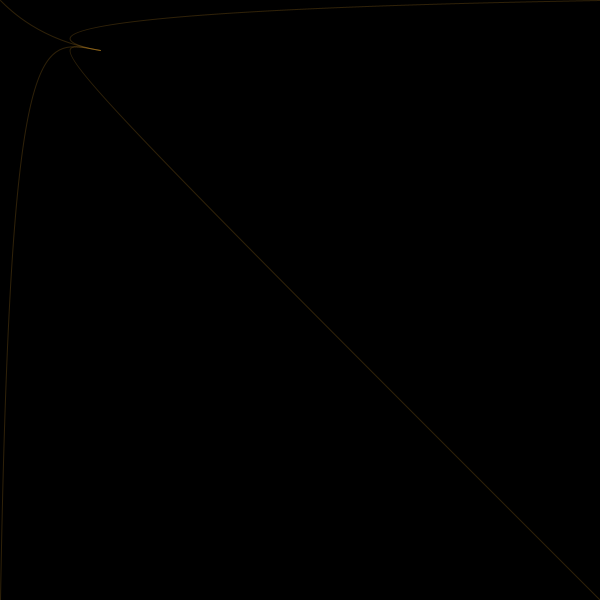
Frame 1 (no input)
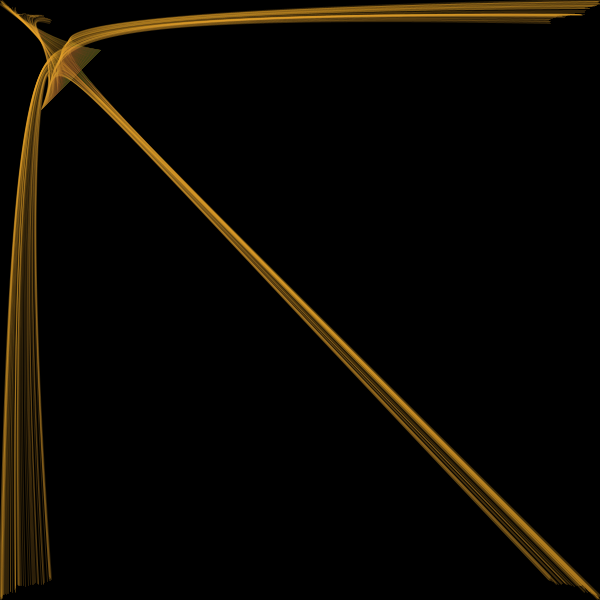
Frame 60 (the mouse pressed at the canvas centre just before this capture)
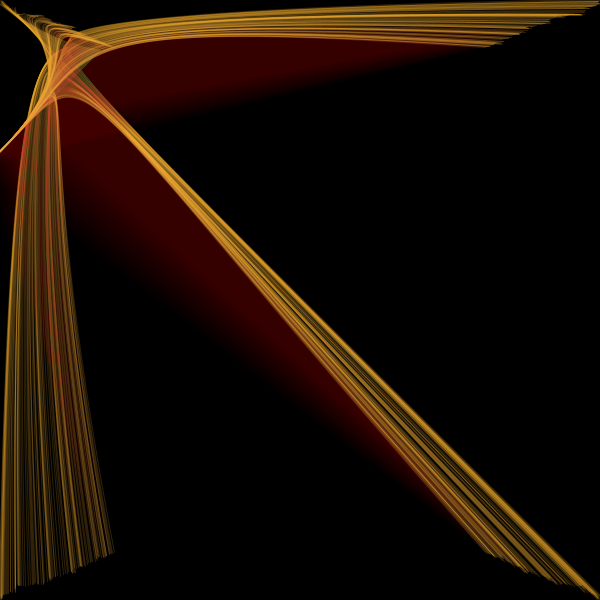
Frame 120 (the mouse held since frame 60 and released just before this capture)

The Processing sketch that drew these frames (run headless with seeded random() and noise(); from frame 60 on, the mouse is pressed at the canvas centre):

// Processing sketch: processing_10123
// ── processing_10123.pde

float a = 0; 
float b = 0; 
float c = 10; 
float d = 10; 
float e = 40; 
float f = 40; 
float g = 100; 
float h = 50; 
 
void setup() { 
  size(600, 600); 
  background(0); 
  smooth(); 
  loop(); 
} 
 
void draw() { 
  stroke(240, 166, f, 50); 
  fill(a, b, c, 2); 
  bezier(a, b, c, d, e, f, g, h); 
  bezier(width - a, b, c, d, e, f, g, h); 
  bezier(a, height - b, c, d, e, f, g, h); 
  bezier(width - a, height - b, c, d, e, f, g, h); 
  a = a + random(-1, 3); 
  b = b + random(-1, 2); 
  c += 0.01; 
  d += 0.05; 
  e += random(-1,2); 
  f += 0.1; 
  g -= 1; 
  h += 1; 
  if (a > width) { 
    a = 0; 
    c = random(width); 
  } 
  if (b > height) { 
    b = 0; 
    d = random(width); 
  } 
} 
 
void keyPressed() { 
  noLoop(); 
} 
 
void mousePressed() { 
  loop(); 
} 
